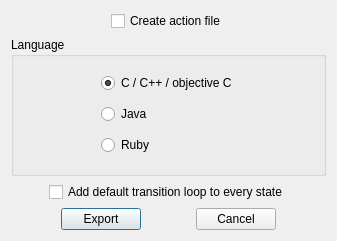
<?xml version="1.0" encoding="UTF-8"?>
<ui version="4.0">
 <class>ExportRagelDlg</class>
 <widget class="QDialog" name="ExportRagelDlg">
  <property name="geometry">
   <rect>
    <x>0</x>
    <y>0</y>
    <width>337</width>
    <height>241</height>
   </rect>
  </property>
  <property name="windowTitle">
   <string>Ragel Export</string>
  </property>
  <layout class="QVBoxLayout">
   <item>
    <layout class="QHBoxLayout">
     <item>
      <spacer>
       <property name="orientation">
        <enum>Qt::Horizontal</enum>
       </property>
       <property name="sizeType">
        <enum>QSizePolicy::Expanding</enum>
       </property>
       <property name="sizeHint" stdset="0">
        <size>
         <width>40</width>
         <height>20</height>
        </size>
       </property>
      </spacer>
     </item>
     <item>
      <widget class="QCheckBox" name="cb_actionfile">
       <property name="whatsThis">
        <string>Creates a separate file containing a framework for actions/functions that are executed during or after the processing of the FSM.
This file is necessary to create code that can be compiled.</string>
       </property>
       <property name="text">
        <string>Create action file</string>
       </property>
      </widget>
     </item>
     <item>
      <spacer>
       <property name="orientation">
        <enum>Qt::Horizontal</enum>
       </property>
       <property name="sizeType">
        <enum>QSizePolicy::Expanding</enum>
       </property>
       <property name="sizeHint" stdset="0">
        <size>
         <width>40</width>
         <height>20</height>
        </size>
       </property>
      </spacer>
     </item>
    </layout>
   </item>
   <item>
    <widget class="QGroupBox" name="bg_lang">
     <property name="title">
      <string>Language</string>
     </property>
     <layout class="QHBoxLayout">
      <item>
       <spacer>
        <property name="orientation">
         <enum>Qt::Horizontal</enum>
        </property>
        <property name="sizeType">
         <enum>QSizePolicy::Expanding</enum>
        </property>
        <property name="sizeHint" stdset="0">
         <size>
          <width>40</width>
          <height>20</height>
         </size>
        </property>
       </spacer>
      </item>
      <item>
       <layout class="QVBoxLayout">
        <item>
         <widget class="QRadioButton" name="rb_C">
          <property name="text">
           <string>C / C++ / objective C</string>
          </property>
          <property name="checked">
           <bool>true</bool>
          </property>
         </widget>
        </item>
        <item>
         <widget class="QRadioButton" name="rb_java">
          <property name="text">
           <string>Java</string>
          </property>
         </widget>
        </item>
        <item>
         <widget class="QRadioButton" name="rb_ruby">
          <property name="text">
           <string>Ruby</string>
          </property>
         </widget>
        </item>
       </layout>
      </item>
      <item>
       <spacer>
        <property name="orientation">
         <enum>Qt::Horizontal</enum>
        </property>
        <property name="sizeType">
         <enum>QSizePolicy::Expanding</enum>
        </property>
        <property name="sizeHint" stdset="0">
         <size>
          <width>40</width>
          <height>20</height>
         </size>
        </property>
       </spacer>
      </item>
     </layout>
    </widget>
   </item>
   <item>
    <layout class="QHBoxLayout" name="horizontalLayout">
     <item>
      <spacer name="horizontalSpacer_2">
       <property name="orientation">
        <enum>Qt::Horizontal</enum>
       </property>
       <property name="sizeHint" stdset="0">
        <size>
         <width>40</width>
         <height>20</height>
        </size>
       </property>
      </spacer>
     </item>
     <item>
      <widget class="QCheckBox" name="cb_adddefault">
       <property name="text">
        <string>Add default transition loop to every state</string>
       </property>
      </widget>
     </item>
     <item>
      <spacer name="horizontalSpacer">
       <property name="orientation">
        <enum>Qt::Horizontal</enum>
       </property>
       <property name="sizeHint" stdset="0">
        <size>
         <width>40</width>
         <height>20</height>
        </size>
       </property>
      </spacer>
     </item>
    </layout>
   </item>
   <item>
    <layout class="QHBoxLayout">
     <item>
      <spacer>
       <property name="orientation">
        <enum>Qt::Horizontal</enum>
       </property>
       <property name="sizeType">
        <enum>QSizePolicy::Expanding</enum>
       </property>
       <property name="sizeHint" stdset="0">
        <size>
         <width>40</width>
         <height>20</height>
        </size>
       </property>
      </spacer>
     </item>
     <item>
      <widget class="QPushButton" name="pb_export">
       <property name="text">
        <string>Export</string>
       </property>
       <property name="default">
        <bool>true</bool>
       </property>
      </widget>
     </item>
     <item>
      <spacer>
       <property name="orientation">
        <enum>Qt::Horizontal</enum>
       </property>
       <property name="sizeType">
        <enum>QSizePolicy::Expanding</enum>
       </property>
       <property name="sizeHint" stdset="0">
        <size>
         <width>20</width>
         <height>16</height>
        </size>
       </property>
      </spacer>
     </item>
     <item>
      <widget class="QPushButton" name="pb_cancel">
       <property name="text">
        <string>Cancel</string>
       </property>
      </widget>
     </item>
     <item>
      <spacer>
       <property name="orientation">
        <enum>Qt::Horizontal</enum>
       </property>
       <property name="sizeType">
        <enum>QSizePolicy::Expanding</enum>
       </property>
       <property name="sizeHint" stdset="0">
        <size>
         <width>40</width>
         <height>20</height>
        </size>
       </property>
      </spacer>
     </item>
    </layout>
   </item>
  </layout>
 </widget>
 <layoutdefault spacing="6" margin="11"/>
 <resources/>
 <connections/>
 <slots>
  <slot>addDefaultTransClicked()</slot>
 </slots>
</ui>
